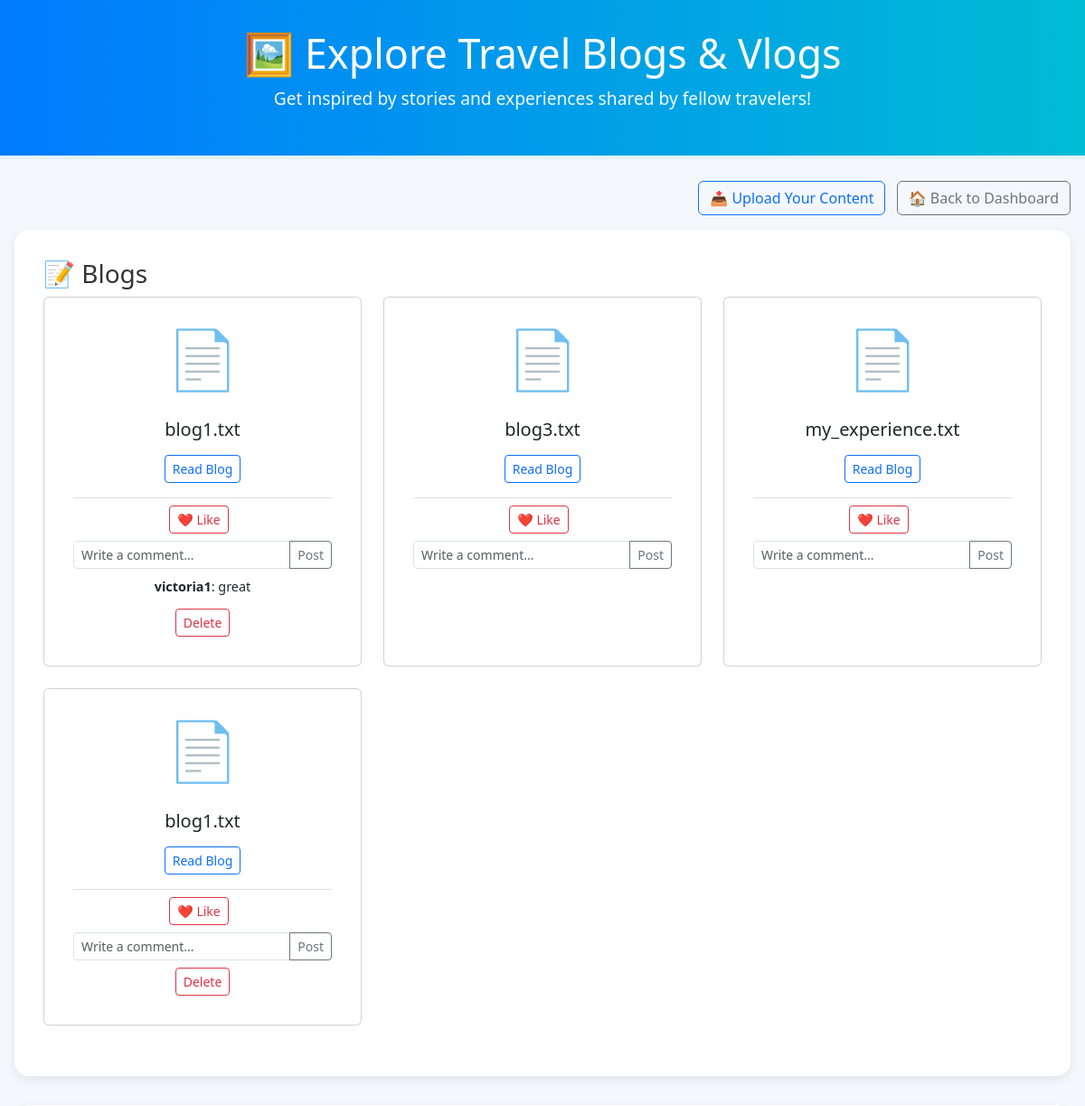
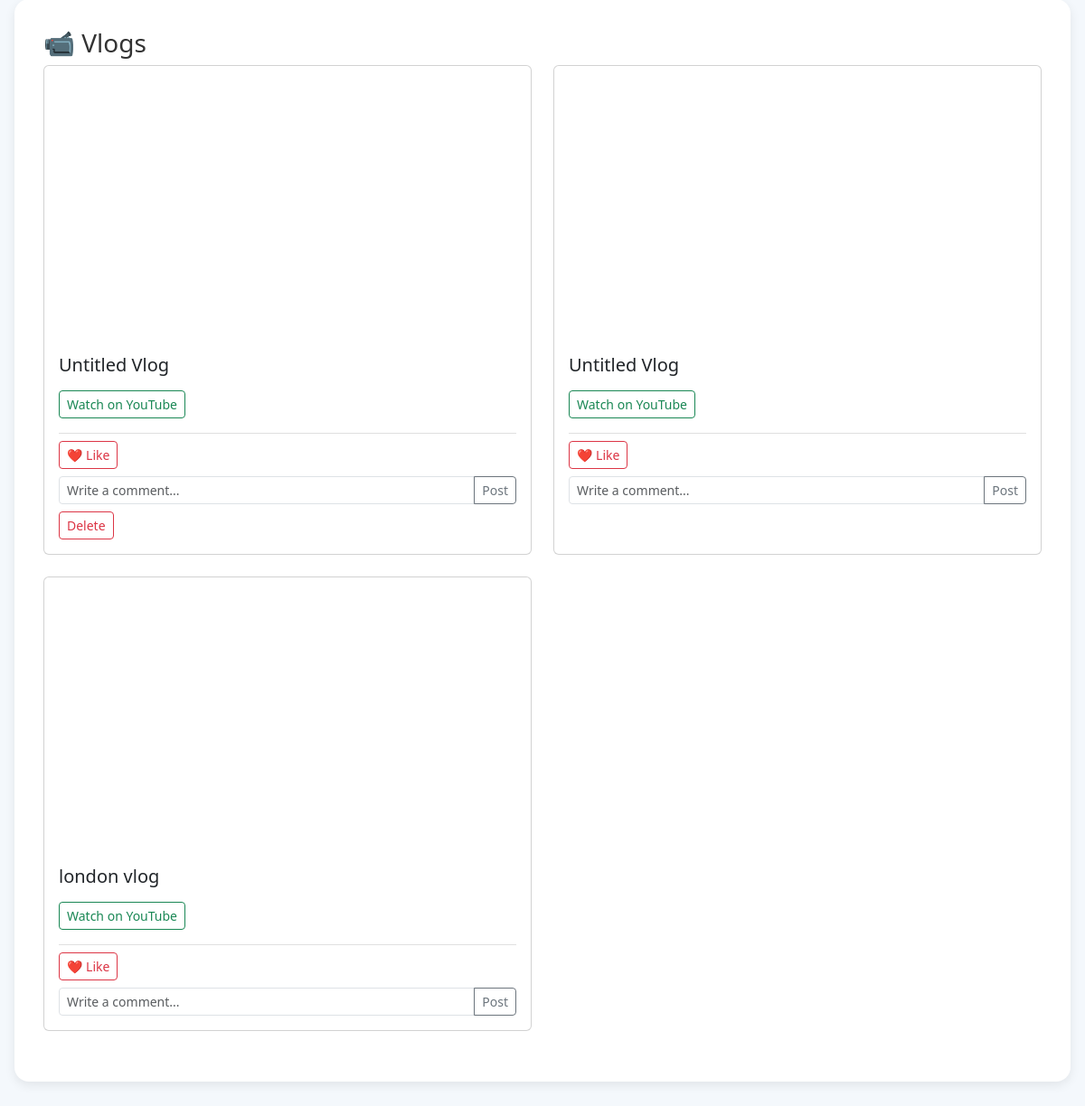
Page /gallery (signed in) on the committed database (2 pictures, top to bottom).
### app/models.py (models this page shows, shortened)
class Upload(db.Model):
    id = db.Column(db.Integer, primary_key=True)
    user_id = db.Column(
        db.Integer, db.ForeignKey('user.id', ondelete='CASCADE'), nullable=False
    )
    upload_type = db.Column(db.String(10), nullable=False)
    filename = db.Column(db.String(120), nullable=True)
    vlog_url = db.Column(db.String(255), nullable=True)
    vlog_title = db.Column(db.String(120), nullable=True)
    timestamp = db.Column(db.DateTime, default=db.func.current_timestamp())
    user = db.relationship('User', back_populates='uploads')
    likes = db.relationship(
        'Like', back_populates='upload', cascade='all, delete-orphan', passive_deletes=True
    )
    comments = db.relationship(
        'Comment', back_populates='upload', cascade='all, delete-orphan', passive_deletes=True
    )

class Comment(db.Model):
    id = db.Column(db.Integer, primary_key=True)
    user_id = db.Column(
        db.Integer, db.ForeignKey('user.id', ondelete='CASCADE'), nullable=False
    )
    upload_id = db.Column(
        db.Integer, db.ForeignKey('upload.id', ondelete='CASCADE'), nullable=False
    )
    content = db.Column(db.Text, nullable=False)
    timestamp = db.Column(db.DateTime, default=datetime.utcnow)
    user = db.relationship('User', back_populates='comments')
    upload = db.relationship('Upload', back_populates='comments')

class User(UserMixin, db.Model):
    id = db.Column(db.Integer, primary_key=True)
    username = db.Column(db.String(100), unique=True, nullable=False)
    email = db.Column(db.String(100), unique=True, nullable=False)
    password_hash = db.Column(db.String(128), nullable=False)
    date_joined = db.Column(db.DateTime, default=datetime.utcnow)
    is_admin = db.Column(db.Boolean, default=False)
    itineraries = db.relationship(
        'Itinerary', back_populates='user', cascade='all, delete-orphan'
    )
    uploads = db.relationship(
        'Upload', back_populates='user', cascade='all, delete-orphan', passive_deletes=True
    )
    likes = db.relationship(
        'Like', back_populates='user', cascade='all, delete-orphan', passive_deletes=True
    )
    comments = db.relationship(
        'Comment', back_populates='user', cascade='all, delete-orphan', passive_deletes=True
    )

### app/routes.py (the view)
@main.route('/gallery')
@login_required  # Ensures that the user must be logged in to view the gallery
def gallery():
    blogs = Upload.query.filter_by(upload_type='blog').all()  # Get all blog uploads from the database
    vlogs = Upload.query.filter_by(upload_type='vlog').all()  # Get all vlog uploads from the database
    return render_template('gallery.html', blogs=blogs, vlogs=vlogs)  # Render the gallery page with the uploads

### app/__init__.py (called while the page is built)
def create_app():
    app = Flask(__name__)
    app.config.from_pyfile('../instance/config.py')
    app.config['UPLOAD_FOLDER'] = os.path.join(
        os.path.abspath(os.path.dirname(__file__)),
        'static',
        'uploads'
    )
    os.makedirs(app.config['UPLOAD_FOLDER'], exist_ok=True)
    bcrypt.init_app(app)
    db.init_app(app)
    migrate.init_app(app, db)
    login_manager.init_app(app)
    from .models import User
    @login_manager.user_loader
    def load_user(user_id):
        return User.query.get(int(user_id))
    from .routes import main
    app.register_blueprint(main)
    with app.app_context():
        db.create_all()
        create_admin_user()
    return app

### app/templates/gallery.html (shortened to what this page needs)
<!DOCTYPE html>
<html lang="en">
<head>
  <link href="https://cdn.jsdelivr.net/npm/bootstrap@5.3.0/dist/css/bootstrap.min.css" rel="stylesheet" />
  <link rel="stylesheet" href="{{ url_for('static', filename='style.css') }}" />
</head>
<body class="d-flex flex-column min-vh-100">
  <header class="header">
    <h1>🖼️ Explore Travel Blogs & Vlogs</h1>
    <p>Get inspired by stories and experiences shared by fellow travelers!</p>
  </header>
  <div class="container my-4">
    <div class="text-end mb-3">
      <a href="{{ url_for('main.upload') }}" class="btn btn-outline-primary me-2">📤 Upload Your Content</a>
      <a href="{{ url_for('main.dashboard') }}" class="btn btn-outline-secondary">🏠 Back to Dashboard</a>
    </div>
    <div class="upload-card">
      <h3>📝 Blogs</h3>
      {% if blogs %}
        <div class="row">
          {% for blog in blogs %}
            <div class="col-md-4 mb-4">
              <div class="card h-100 text-center p-3">
                <div class="blog-icon">📄</div>
                <div class="card-body">
                  <h5 class="card-title">{{ blog.filename }}</h5>
                  <a href="{{ url_for('static', filename='uploads/' + blog.filename) }}" target="_blank" class="btn btn-sm btn-outline-primary mt-2">Read Blog</a>
                  <div class="comment-box">
                    <form action="{{ url_for('main.like_upload', upload_id=blog.id) }}" method="POST" class="d-inline">
                      <button type="submit" class="btn btn-sm btn-outline-danger me-2">❤️ Like</button>
                    </form>
                    <form action="{{ url_for('main.comment_upload', upload_id=blog.id) }}" method="POST" class="mt-2">
                      <div class="input-group input-group-sm">
                        <input type="text" name="content" class="form-control" placeholder="Write a comment..." required>
                        <button class="btn btn-outline-secondary" type="submit">Post</button>
                      </div>
                    </form>
                    {% if blog.comments %}
                      <div class="mt-2">
                        {% for comment in blog.comments %}
                          <p class="comment-text"><strong>{{ comment.user.username }}</strong>: {{ comment.content }}</p>
                        {% endfor %}
                      </div>
                    {% endif %}
                    {% if blog.user_id == current_user.id %}
                      <form action="{{ url_for('main.delete_upload', upload_id=blog.id) }}" method="POST" class="d-inline">
                        <button type="submit" class="btn btn-sm btn-outline-danger mt-2" onclick="return confirm('Are you sure you want to delete this blog?');">
                          Delete
                        </button>
                      </form>
                    {% endif %}
                  </div>
                </div>
              </div>
            </div>
          {% endfor %}
        </div>
      {% else %}
        <p>No blog uploads yet.</p>
      {% endif %}
    </div>
    <div class="upload-card">
      <h3>📹 Vlogs</h3>
      {% if vlogs %}
        <div class="row">
          {% for vlog in vlogs %}
            <div class="col-md-6 mb-4">
              <div class="card h-100">
                {% if vlog.vlog_url %}
                  <div class="ratio ratio-16x9">
                    <iframe src="{{ vlog.vlog_url | replace('watch?v=', 'embed/') }}" title="Vlog Preview" allowfullscreen></iframe>
                  </div>
                {% elif vlog.vlog_file_url %}
                  <video class="w-100" controls>
                    <source src="{{ vlog.vlog_file_url }}" type="video/mp4">
                    Your browser does not support the video tag.
                  </video>
                {% endif %}
                <div class="card-body">
                  <h5 class="card-title">{{ vlog.vlog_title or 'Untitled Vlog' }}</h5>
                  {% if vlog.vlog_url %}
                    <a href="{{ vlog.vlog_url }}" class="btn btn-sm btn-outline-success mt-2" target="_blank">Watch on YouTube</a>
                  {% elif vlog.vlog_file_url %}
                    <a href="{{ vlog.vlog_file_url }}" class="btn btn-sm btn-outline-success mt-2" target="_blank">Open Video</a>
                  {% endif %}
                  <div class="comment-box">
                    <form action="{{ url_for('main.like_upload', upload_id=vlog.id) }}" method="POST" class="d-inline">
                      <button type="submit" class="btn btn-sm btn-outline-danger me-2">❤️ Like</button>
                    </form>
                    <form action="{{ url_for('main.comment_upload', upload_id=vlog.id) }}" method="POST" class="mt-2">
                      <div class="input-group input-group-sm">
                        <input type="text" name="content" class="form-control" placeholder="Write a comment..." required>
                        <button class="btn btn-outline-secondary" type="submit">Post</button>
                      </div>
                    </form>
                    {% if vlog.user_id == current_user.id %}
                      <form action="{{ url_for('main.delete_upload', upload_id=vlog.id) }}" method="POST" class="d-inline">
                        <button type="submit" class="btn btn-sm btn-outline-danger mt-2" onclick="return confirm('Are you sure you want to delete this vlog?');">
                           Delete
                        </button>
                      </form>
                    {% endif %}
                  </div>
                </div>
              </div>
            </div>
          {% endfor %}
        </div>
      {% else %}
        <p>No vlog uploads yet.</p>
      {% endif %}
    </div>
  </div>
</body>
</html>

### app/static/style.css (style rules this page uses)
* { margin: 0; padding: 0; box-sizing: border-box; }
body { font-family: 'Segoe UI', Tahoma, Geneva, Verdana, sans-serif; background: #f4f8fc; color: #333; line-height: 1.6; }
.header { background: linear-gradient(135deg, #0077ff, #7c032b); color: white; padding: 2.5rem 1rem; text-align: center; border-bottom: 4px solid rgba(255,255,255,0.3); }
.header h1 { font-size: 2.8rem; margin-bottom: 0.5rem; }
.header p { font-size: 1.2rem; opacity: 0.95; }
.container { max-width: 1200px; margin: 2rem auto; padding: 0 1rem; }

### app/templates/gallery.html (style rules this page uses)
.header { background: linear-gradient(to right, #007bff, #00bcd4); color: white; padding: 2rem; text-align: center; border-bottom: 4px solid #e3f2fd; }
.upload-card { background: white; border-radius: 16px; padding: 2rem; box-shadow: 0 4px 12px rgba(0, 0, 0, 0.08); margin-bottom: 2rem; }
.blog-icon { font-size: 4rem; color: #007bff; }
.comment-box { font-size: 0.9rem; margin-top: 1rem; border-top: 1px solid #e0e0e0; padding-top: 0.5rem; }
.comment-text { margin-bottom: 0.25rem; }

### rows in the picture
Upload: filename "blog1.txt"
Comment: user.username "victoria1", content "great"
Upload: filename "blog3.txt"
Upload: filename "my_experience.txt"
Upload: filename "blog1.txt"
Upload: vlog_title "Untitled Vlog"
Upload: vlog_title "Untitled Vlog"
Upload: vlog_title "london vlog"
